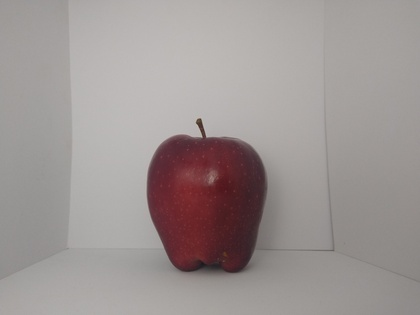
%> input picture Practica1/Images/Manzana1.jpg, 420 x 315 px, shrunk from 4608 x 3456 before the run
$ octave --eval "show_rgb(imread('Images/Manzana1.jpg'));"   (GNU Octave 9; MATLAB toolbox functions it lacks are replaced by stand-ins)
%> lines starting %> are read from the running program, lines starting %| are printed output that depends on the picture
function [] = show_rgb(img)
    % Funcion que muestra la imagen en sus componentes RGB a color

    % Creamos los arrays de las imagenes
    img_size = size(img);
%> img_size = [315 420 3]
    img_r = zeros(img_size);
    img_g = zeros(img_size);
    img_b = zeros(img_size);
    img = im2double(img);

    for i = 1:img_size(1)
        for j = 1:img_size(2)
            img_r(i,j,1) = img(i,j,1);
            img_g(i,j,2) = img(i,j,2);
            img_b(i,j,3) = img(i,j,3);
        end
    end
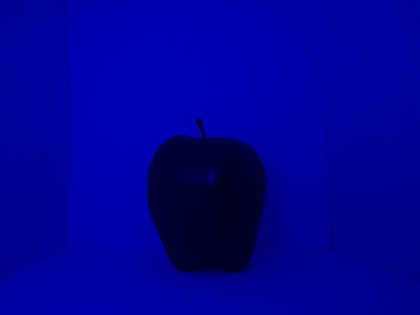
%> img_b: size 315x420x3 double; mean R, G, B 0, 0, 0.58
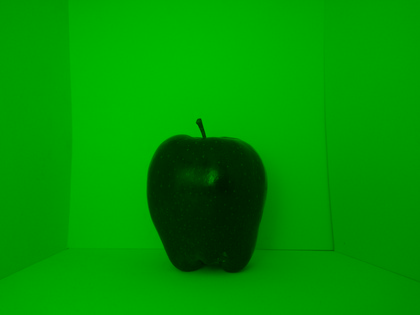
%> img_g: size 315x420x3 double; mean R, G, B 0, 0.586, 0
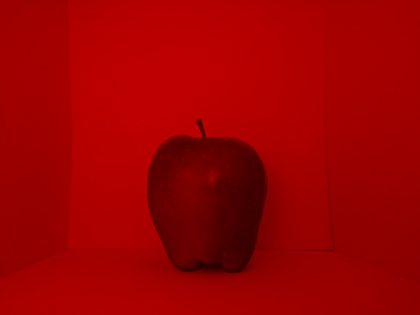
%> img_r: size 315x420x3 double; mean R, G, B 0.618, 0, 0

    figure;
    subplot(2,2,1);
    imshow(img);
    title('Imagen original');
    subplot(2,2,2);
    imshow(img_r);
    title('Imagen en rojo');
    subplot(2,2,3);
    imshow(img_g);
    title('Imagen en verde');
    subplot(2,2,4);
    imshow(img_b);
    title('Imagen en azul');

end

$ run again, on Practica1/Images/Manzana11.jpg
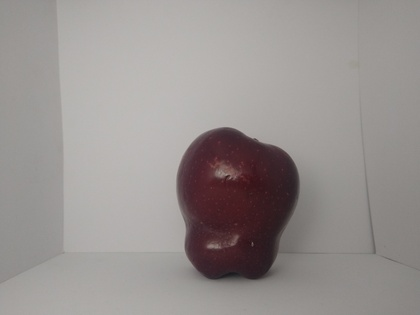
%> input picture Practica1/Images/Manzana11.jpg, 420 x 315 px, shrunk from 4608 x 3456 before the run
%> after the loop in show_rgb, `for i = 1:img_size(1)`:
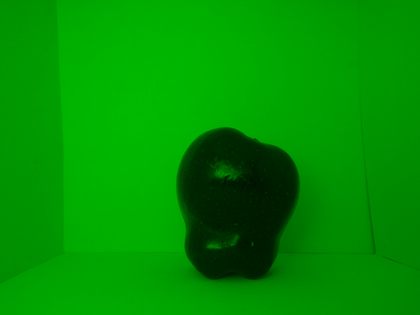
%> img_g: size 315x420x3 double; mean R, G, B 0, 0.573, 0
%> after the loop in show_rgb, `for i = 1:img_size(1)`:
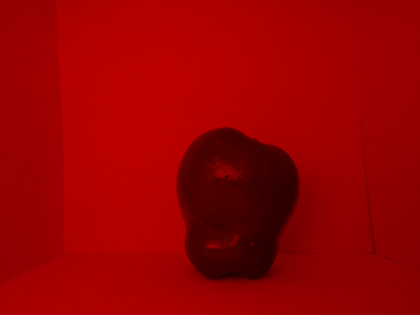
%> img_r: size 315x420x3 double; mean R, G, B 0.596, 0, 0
